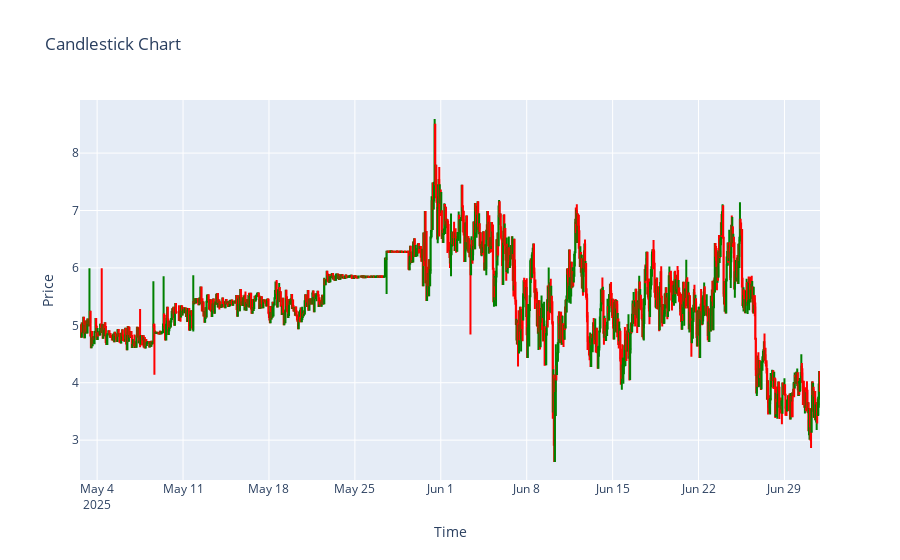

Write notebook code for a chart like this one.
### Markdown cell above
## Single Series Viz

### Code cell
import plotly.graph_objects as go

fig = go.Figure(data=[
    go.Candlestick(
        x=okx.index,
        open=okx["open"],
        high=okx["high"],
        low=okx["low"],
        close=okx["close"],
        increasing_line_color='green',
        decreasing_line_color='red'
    )
])

fig.update_layout(
    title="Candlestick Chart",
    xaxis_title="Time",
    yaxis_title="Price",
    xaxis_rangeslider_visible=False
)

fig.show()

### Figure 1 — Plotly figure (JSON) as saved in the notebook; plotly's stock layout.template omitted (floating-point values rounded to 4 significant figures; data arrays with more than 128 entries replaced by an {"elided": "..."} marker saying what was removed)
{"data": [{"close": {"elided": "1447 float values"}, "decreasing": {"line": {"color": "red"}}, "high": {"elided": "1447 float values"}, "increasing": {"line": {"color": "green"}}, "low": {"elided": "1447 float values"}, "open": {"elided": "1447 float values"}, "type": "candlestick", "x": {"elided": "1447 str values"}}], "layout": {"title": {"text": "Candlestick Chart"}, "xaxis": {"rangeslider": {"visible": false}, "title": {"text": "Time"}}, "yaxis": {"title": {"text": "Price"}}}}
